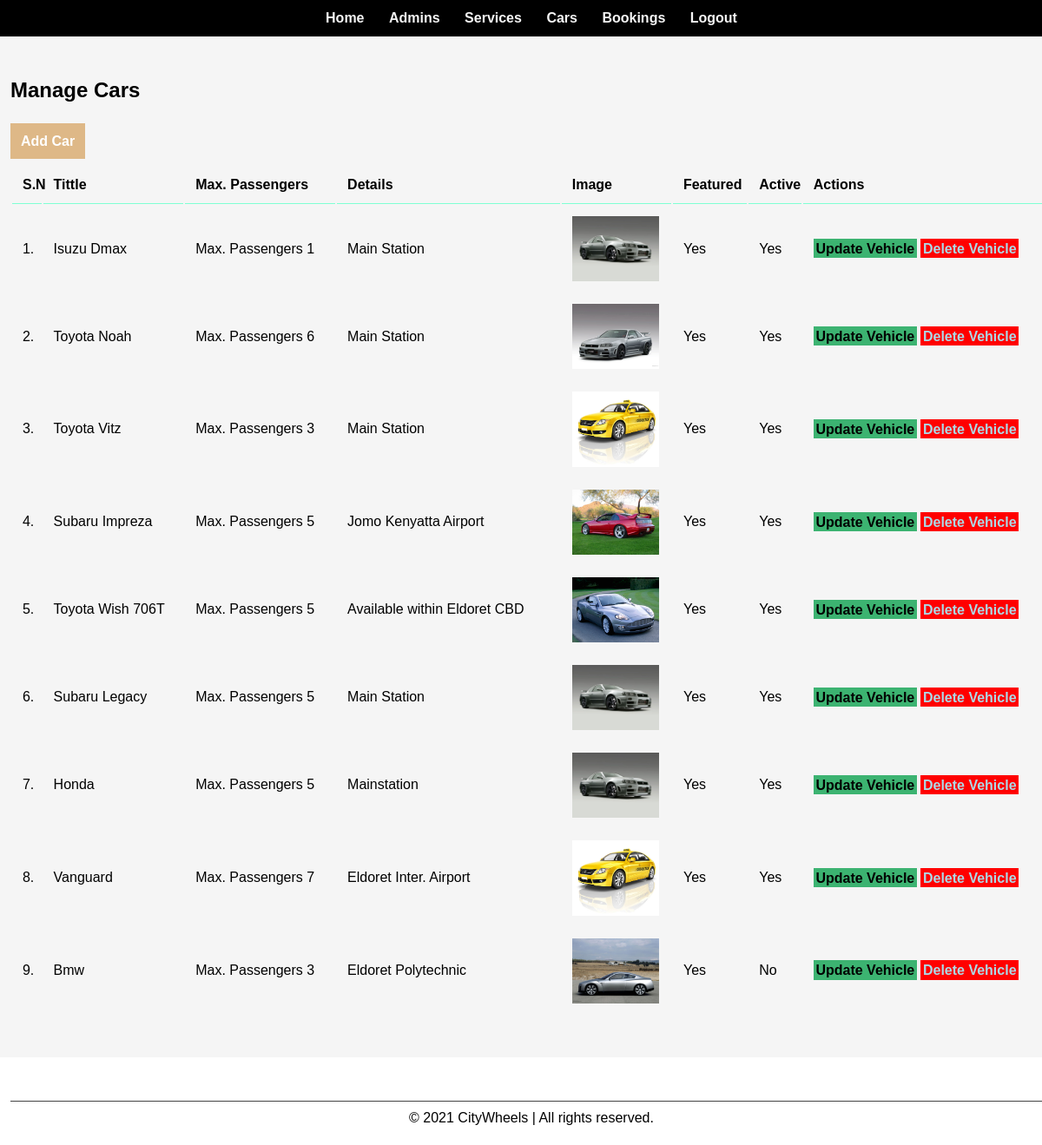
Screenshot of /admin/manage-cars.php (signed in) with the database file from the repository.
### tables this page shows
CREATE TABLE `tbl_car` (
  `id` int(10) UNSIGNED NOT NULL,
  `tittle` varchar(150) NOT NULL,
  `passengers` decimal(10,0) NOT NULL,
  `details` text NOT NULL,
  `image_name` varchar(255) NOT NULL,
  `category_id` int(10) UNSIGNED NOT NULL,
  `featured` varchar(10) NOT NULL,
  `active` varchar(10) NOT NULL
);

### admin/manage-cars.php (the view, shortened to what this page needs)
<?php include('constants/navbar.php'); ?>
 <div class="content">
 	<div class="wrapper">
 		<h2>Manage Cars</h2>
        <br><br>
            <a href="<?php echo SITEURL; ?>admin/add-car.php" class="btn-primary">Add Car</a>
            <br> <br>
            <table class="tbl-full">
                <tr>
                    <th>S.N</th>
                    <th>Tittle</th>
                    <th>Max. Passengers</th>
                    <th>Details</th>
                    <th>Image</th>
                    <th>Featured</th>
                    <th>Active</th>
                    <th>Actions</th>
                </tr>
                <?php
                    $sql = "SELECT * FROM tbl_car";
                    $res = mysqli_query($conn, $sql);
                    $count = mysqli_num_rows($res);
                    $sn=1;
                    if($count>0)
                    {
                        while($row=mysqli_fetch_assoc($res))
                        {
                            $id = $row['id'];
                            $tittle = $row['tittle'];
                            $passengers = $row['passengers'];
                            $details = $row['details'];
                            $image_name = $row['image_name'];
                            $featured = $row['featured'];
                            $active = $row['active'];
                            ?>
                                 <tr>
                                    <td><?php echo $sn++; ?>.</td>
                                    <td><?php echo $tittle; ?></td>
                                    <td>Max. Passengers  <?php echo $passengers; ?></td>
                                    <td><?php echo $details; ?></td>
                                    <td>
                                        <?php
                                            if($image_name=="")
                                            {
                                                echo "<div class='error'>Image Not Added.</div>";
                                            }
                                            else
                                            {
                                                ?>
                                                <img src="<?php echo SITEURL; ?>images/cars/<?php echo $image_name; ?>" width="100px">
                                                <?php
                                            }
                                        ?>
                                    </td>
                                    <td><?php echo $featured; ?></td>
                                    <td><?php echo $active; ?></td>
                                    <td>
                                        <a href="<?php echo SITEURL; ?>admin/update-car.php?id=<?php echo $id; ?>"class="btn-secondary">Update Vehicle</a>
                                        <a href="<?php echo SITEURL; ?>admin/delete-car.php?id=<?php echo $id; ?>&image_name=<?php echo $image_name; ?>" class="btn-danger">Delete Vehicle</a>
                                    </td>
                                </tr>
                            <?php
                        }
                    }
                    else
                    {
                        echo "<tr><td colspan='8' class='error'>Car Not Added yet</td></tr>";
                    }
                ?>
            </table>
 	</div>
 </div>
<?php include('constants/footer.php'); ?>

### admin/constants/navbar.php (shortened to what this page needs)
<html>
<head>
	<link rel="stylesheet" type="text/css" href="../css/admin.css">
</head>
<body>
    <div class="navbar text-center">
      <div class="wrapper">
   			<ul>
   				<li><a href="index.php">Home</a></li>
   				<li><a href="manage-admin.php">Admins</a></li>
   				<li><a href="manage-services.php">Services</a></li>
   				<li><a href="manage-cars.php">Cars</a></li>
   				<li><a href="manage-booking.php">Bookings</a></li>
   				<li><a href="logout.php">Logout</a></li>
   			</ul>
   		</div>
      </div>

### admin/constants/footer.php
  <br>
    <div class="footer">
    	<div class="wrapper">
      <div class="footer-bottom">
        &copy; 2021 CityWheels | All rights reserved.
    </div>
    	</div>
    </div>
</body>
</html>

### css/admin.css (style rules this page uses)
* { margin: 0; padding: 0; font-family: sans-serif; }
.wrapper { padding: 1%; width: 100%; margin: 0 auto; }
.text-center { text-align: center; }
.tbl-full { width: 100%; }
table tr th { border-bottom: 1px solid aquamarine; padding: 1%; text-align: left; }
table tr td { padding: 1%; }
.btn-primary { background-color:burlywood ; padding: 1%; color: white; text-decoration: none; font-weight: bold; }
.btn-secondary { background-color: mediumseagreen ; padding: 1%; color: black; text-decoration: none; font-weight: bold; }
.btn-danger { background-color: red ; padding: 1%; color: lightblue; text-decoration: none; font-weight: bold; }
.navbar { background-color: black; }
.navbar ul { list-style-type: none; }
.navbar ul li { display: inline; padding: 1%; }
.navbar ul li a { text-decoration: none; color: whitesmoke; font-weight: bold; }
.content { background-color: whitesmoke; padding: 3% 0; }
.footer-bottom { text-align: center; padding: 10px 0; border-top: 1px solid #444; margin-top: 20px; }

### rows the page displays
tbl_car: tittle "Isuzu Dmax", passengers "1", details "Main Station", image_name (picture), featured "Yes", active "Yes"
tbl_car: tittle "Toyota Noah", passengers "6", details "Main Station", image_name (picture), featured "Yes", active "Yes"
tbl_car: tittle "Toyota Vitz", passengers "3", details "Main Station", image_name (picture), featured "Yes", active "Yes"
tbl_car: tittle "Subaru Impreza", passengers "5", details "Jomo Kenyatta Airport", image_name (picture), featured "Yes", active "Yes"
tbl_car: tittle "Toyota Wish 706T", passengers "5", details "Available within Eldoret CBD", image_name (picture), featured "Yes", active "Yes"
tbl_car: tittle "Subaru Legacy", passengers "5", details "Main Station", image_name (picture), featured "Yes", active "Yes"
tbl_car: tittle "Honda", passengers "5", details "Mainstation", image_name (picture), featured "Yes", active "Yes"
tbl_car: tittle "Vanguard", passengers "7", details "Eldoret Inter. Airport", image_name (picture), featured "Yes", active "Yes"
tbl_car: tittle "Bmw", passengers "3", details "Eldoret Polytechnic", image_name (picture), featured "Yes", active "No"
